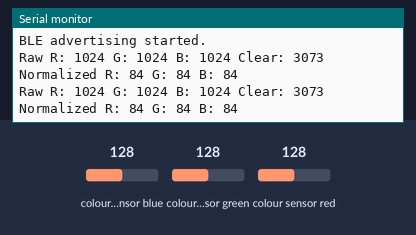
Bench run of a sketch on a simulated ESP32. On the bench: the last lines printed to the serial monitor. The inputs (shaded band) are chosen by the test bench; at power-on: colour sensor blue 128, colour sensor green 128, colour sensor red 128. Nothing arrives over Bluetooth unless stated; a phone connects over Bluetooth LE 3 s after start.

Above: at 1.9 s.
2.0 s: colour sensor blue set to 5
At 3.9 s:
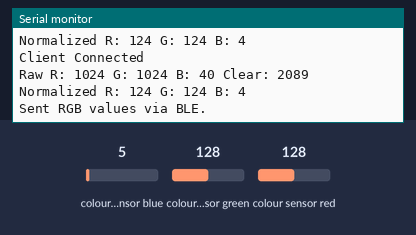
4.7 s: colour sensor green set to 5
At 5.7 s:
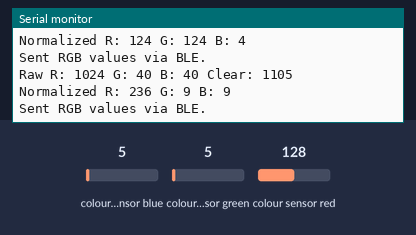
6.2 s: colour sensor red set to 5
At 7.2 s:
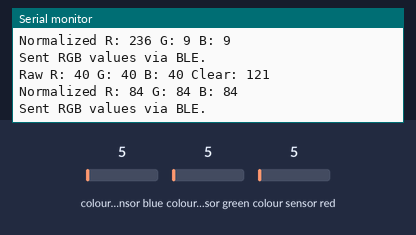
Timing chart, 0 to 9.2 s (numbered marks = the images above; inputs shaded):
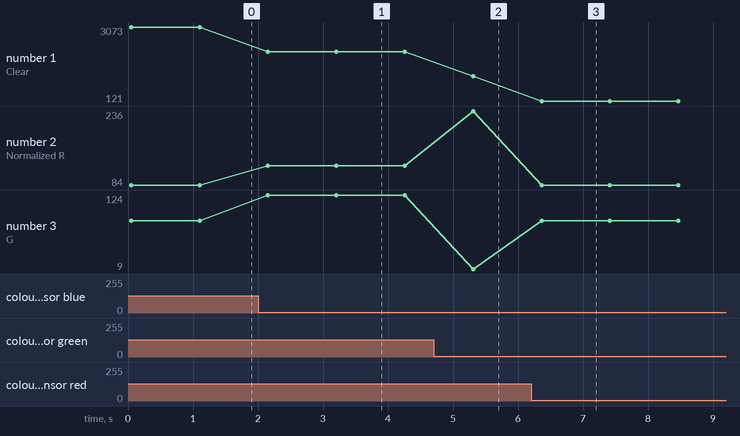

Measured:
- after the input at 2.0 s, the serial monitor: prints a new line after 0.15 s (image 1)
- after the input at 4.7 s, the serial monitor: prints a new line after 0.61 s (image 2)
- after the input at 6.2 s, the serial monitor: prints a new line after 0.16 s (image 3)
- plotted number 1: 3073 → 2089 after the input at 2.0 s, 2089 → 1105 after the input at 4.7 s, 1105 → 121 after the input at 6.2 s
- plotted number 2: 84 → 124 after the input at 2.0 s, 124 → 236 after the input at 4.7 s, 236 → 84 after the input at 6.2 s
- plotted number 3: 84 → 124 after the input at 2.0 s, 124 → 9 after the input at 4.7 s, 9 → 84 after the input at 6.2 s

The sketch:

BLU_Cortisol.ino
```cpp
#include <Wire.h>
#include "Adafruit_TCS34725.h"
#include <Adafruit_Sensor.h>

#include <BLEDevice.h>
#include <BLEServer.h>
#include <BLEService.h>
#include <BLECharacteristic.h>
#include <BLEAdvertising.h>

// I2C Pins for ESP32
#define SDA_PIN 21
#define SCL_PIN 22

// BLE UUIDs (must match with your Flutter app)
#define SERVICE_UUID        "e0e0f0f0-0000-1000-8000-00805f9b34fb"
#define CHARACTERISTIC_UUID "e0e0f0f1-0000-1000-8000-00805f9b34fb"

// Initialize TCS34725 sensor
Adafruit_TCS34725 tcs = Adafruit_TCS34725(TCS34725_INTEGRATIONTIME_600MS, TCS34725_GAIN_60X);

BLEServer* pServer = NULL;
BLECharacteristic* rgbCharacteristic = NULL;
bool deviceConnected = false;

// BLE connection callback
class MyServerCallbacks: public BLEServerCallbacks {
  void onConnect(BLEServer* pServer) {
    deviceConnected = true;
    Serial.println("Client Connected");
  }

  void onDisconnect(BLEServer* pServer) {
    deviceConnected = false;
    Serial.println("Client Disconnected");
    pServer->startAdvertising();
    Serial.println("Restarted advertising...");
  }
};

void setup() {
  Serial.begin(115200);
  Wire.begin(SDA_PIN, SCL_PIN); // Use custom I2C pins

  if (!tcs.begin()) {
    Serial.println("TCS34725 not found. Check connections.");
    while (1);
  }
  Serial.println("TCS34725 sensor initialized.");

  // BLE setup
  BLEDevice::init("ESP32_Cortisol_Sensor");
  pServer = BLEDevice::createServer();
  pServer->setCallbacks(new MyServerCallbacks());

  BLEService *pService = pServer->createService(SERVICE_UUID);

  rgbCharacteristic = pService->createCharacteristic(
                        CHARACTERISTIC_UUID,
                        BLECharacteristic::PROPERTY_READ |
                        BLECharacteristic::PROPERTY_NOTIFY
                      );

  pService->start();

  BLEAdvertising *pAdvertising = pServer->getAdvertising();
  pAdvertising->addServiceUUID(SERVICE_UUID);
  pAdvertising->setScanResponse(true);
  pServer->startAdvertising();

  Serial.println("BLE advertising started.");
}

void loop() {
  uint16_t r, g, b, c;
  tcs.getRawData(&r, &g, &b, &c);

  Serial.print("Raw R: "); Serial.print(r);
  Serial.print(" G: "); Serial.print(g);
  Serial.print(" B: "); Serial.print(b);
  Serial.print(" Clear: "); Serial.println(c);

  if (c == 0) {
    Serial.println("Clear channel is 0, skipping...");
    delay(1000);
    return;
  }

  // Normalize RGB to 0–255
  uint8_t red = (uint8_t)((float)r / c * 255.0);
  uint8_t green = (uint8_t)((float)g / c * 255.0);
  uint8_t blue = (uint8_t)((float)b / c * 255.0);

  Serial.print("Normalized R: "); Serial.print(red);
  Serial.print(" G: "); Serial.print(green);
  Serial.print(" B: "); Serial.println(blue);

  // Send RGB data over BLE
  uint8_t rgb[3] = { red, green, blue };
  rgbCharacteristic->setValue(rgb, 3);

  if (deviceConnected) {
    rgbCharacteristic->notify();
    Serial.println("Sent RGB values via BLE.");
  }

  delay(1000); // 1 second delay between readings
}
```
